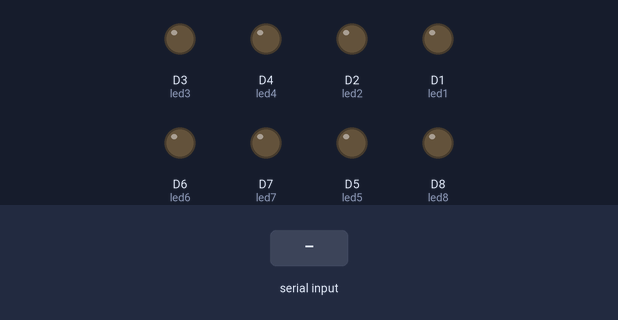
A sketch run on a simulated ESP8266 (NodeMCU). Parts: output pins drawn as LEDs (lit = HIGH). Inputs (shaded band) come from the test bench.

Above: at 1.2 s.
1.3 s: "1" received over Serial
At 2.0 s:
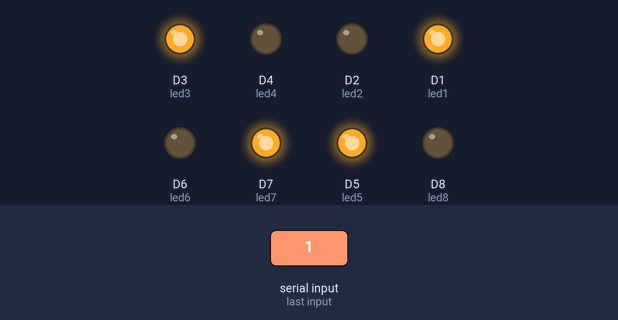
2.8 s: "0" received over Serial
At 3.1 s:
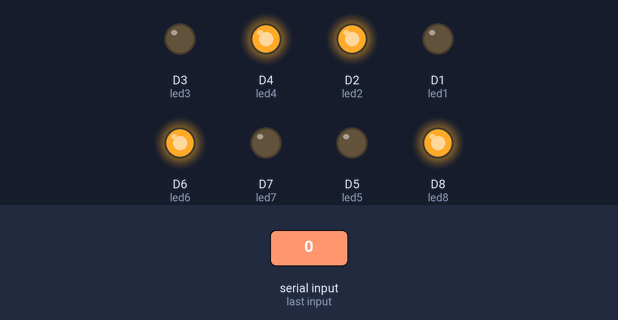
Timing chart, 0 to 5.8 s (numbered marks = the images above; inputs shaded):
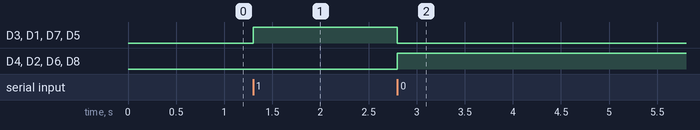

The sketch:

switch.ino
```cpp
int led1 = D1;
int led2 = D2;
int led3 = D3;
int led4 = D4;
int led5 = D5;
int led6 = D6;
int led7 = D7;
int led8 = D8;
void setup() {
  pinMode(led1, OUTPUT);
  pinMode(led2, OUTPUT);
  pinMode(led3, OUTPUT);
  pinMode(led4, OUTPUT);
  pinMode(led5, OUTPUT);
  pinMode(led6, OUTPUT);
  pinMode(led7, OUTPUT);
  pinMode(led8, OUTPUT);
  Serial.begin(9600);
}

void loop() {
  char data = Serial.read();
  switch(data) {
    case '1':

      digitalWrite(D2, LOW);
  digitalWrite(D4, LOW);
  digitalWrite(D6, LOW);
  digitalWrite(D8, LOW);
  digitalWrite(D1, HIGH);
  digitalWrite(D3, HIGH);
  digitalWrite(D5, HIGH);
  digitalWrite(D7, HIGH);
      break;
    case '0':

        digitalWrite(D1, LOW);
        digitalWrite(D3, LOW);
        digitalWrite(D5, LOW);
        digitalWrite(D7, LOW);
        digitalWrite(D2, HIGH);
        digitalWrite(D4, HIGH);
        digitalWrite(D6, HIGH);
        digitalWrite(D8, HIGH);
        break;
  }
}
```

Measured:
- after the input at 1.3 s, D3 (led3), D1 (led1), D7 (led7), D5 (led5): LOW → HIGH at once
- after the input at 2.8 s, D3 (led3), D1 (led1), D7 (led7), D5 (led5): HIGH → LOW at once; D4 (led4), D2 (led2), D6 (led6), D8 (led8): LOW → HIGH at once
